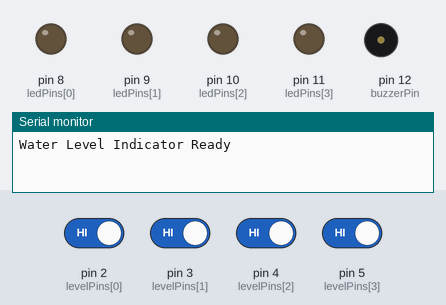
Recording of a sketch running on a simulated Arduino Uno, built with avr-gcc and run on an emulated ATmega328P. Parts: output pins drawn as LEDs (lit = HIGH), buzzer (waves = sounding, pin HIGH), the last lines printed to the serial monitor. The test bench sets the inputs (shaded band); at power-on: pin 2 (levelPins[0]), pin 3 (levelPins[1]), pin 4 (levelPins[2]), pin 5 (levelPins[3]) HIGH.

Above: at 0.75 s.
1.3 s: pin 2 (levelPins[0]) driven LOW
At 1.8 s:
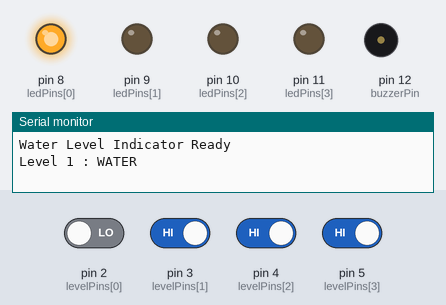
2.9 s: pin 3 (levelPins[1]) driven LOW
At 4.2 s:
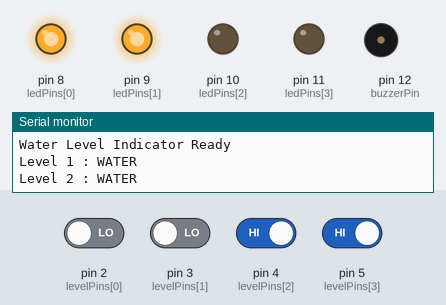
4.5 s: pin 4 (levelPins[2]) driven LOW
At 5.7 s:
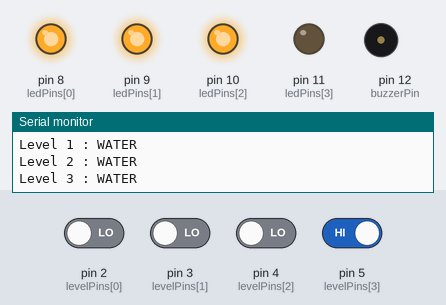
6.1 s: pin 5 (levelPins[3]) driven LOW
At 7.0 s:
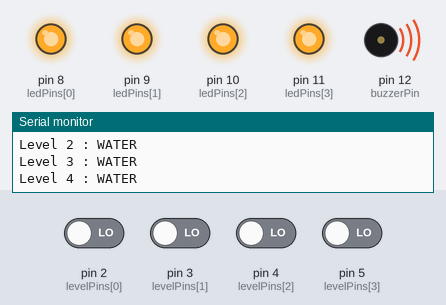
7.7 s: pin 2 (levelPins[0]) driven HIGH
At 8.3 s:
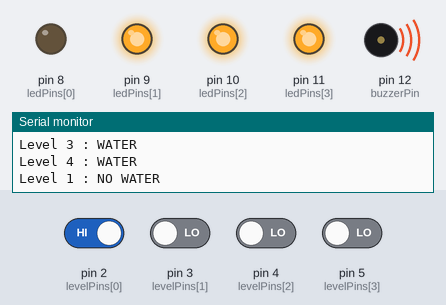
9.3 s: pin 3 (levelPins[1]) driven HIGH
At 10.8 s:
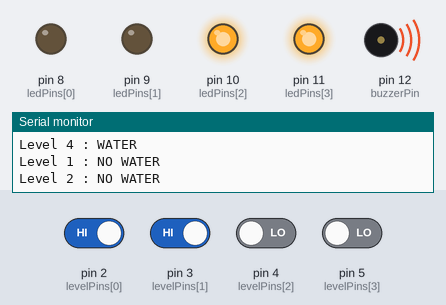
Timing chart, 0 to 11.9 s (numbered marks = the images above; inputs shaded):
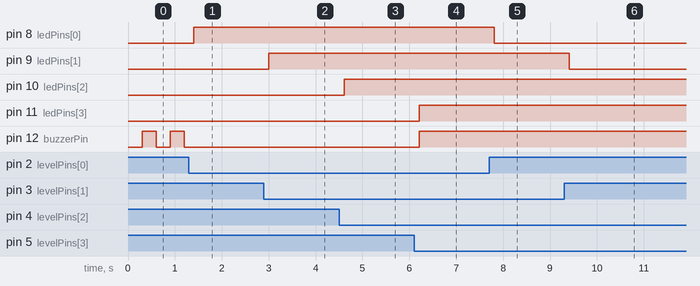

The sketch:

Water_level_indicator_Code.ino
```cpp
// Water Level Indicator (4-level) - Arduino
// Sensors are active LOW (connected to GND when water present).
// LEDs and buzzer driven with NPN transistors (Arduino sinks current).

const uint8_t levelPins[4] = {2, 3, 4, 5};    // sensor inputs (use INPUT_PULLUP)
const uint8_t ledPins[4]   = {8, 9, 10, 11};  // LED outputs (drive transistor base via 1k)
const uint8_t buzzerPin    = 12;              // buzzer output (drive transistor)
const unsigned long debounceDelay = 50;       // ms

// for simple debouncing
uint8_t levelState[4];        // stable state (0 = water present, 1 = no water because of pullup)
uint8_t lastReading[4];
unsigned long lastDebounceTime[4];

void setup() {
  Serial.begin(115200);
  // inputs with internal pullup
  for (uint8_t i = 0; i < 4; ++i) {
    pinMode(levelPins[i], INPUT_PULLUP);
    levelState[i] = digitalRead(levelPins[i]);
    lastReading[i] = levelState[i];
    lastDebounceTime[i] = 0;
  }
  // outputs
  for (uint8_t i = 0; i < 4; ++i) {
    pinMode(ledPins[i], OUTPUT);
    digitalWrite(ledPins[i], LOW); // transistor base low -> LEDs off
  }
  pinMode(buzzerPin, OUTPUT);
  digitalWrite(buzzerPin, LOW);
  Serial.println("Water Level Indicator Ready");
}

void loop() {
  // read and debounce sensors
  for (uint8_t i = 0; i < 4; ++i) {
    uint8_t reading = digitalRead(levelPins[i]);
    if (reading != lastReading[i]) {
      lastDebounceTime[i] = millis();
      lastReading[i] = reading;
    }
    if ((millis() - lastDebounceTime[i]) > debounceDelay) {
      if (reading != levelState[i]) {
        levelState[i] = reading; // stable value
        // report change
        Serial.print("Level ");
        Serial.print(i+1);
        Serial.print(levelState[i] == LOW ? " : WATER" : " : NO WATER");
        Serial.println();
      }
    }
  }

  // Control LEDs: show rising levels (if level 1 reached -> LED1 on, etc.)
  // Assuming levelPins[0] is lowest probe and [3] is highest.
  for (uint8_t i = 0; i < 4; ++i) {
    // levelState LOW means sensor is triggered (water)
    if (levelState[i] == LOW) {
      digitalWrite(ledPins[i], HIGH); // turn on LED (transistor base HIGH -> sink)
    } else {
      digitalWrite(ledPins[i], LOW);  // LED off
    }
  }

  // Buzzer logic examples:
  // - If highest level reached (top probe triggered) -> continuous buzzer
  // - If below lowest level (all sensors not triggered) -> short beep warning (low water)
  bool topLevel = (levelState[3] == LOW);
  bool anyLevel = (levelState[0] == LOW) || (levelState[1] == LOW) || (levelState[2] == LOW) || topLevel;

  if (topLevel) {
    // high water alarm
    digitalWrite(buzzerPin, HIGH);
  } else if (!anyLevel) {
    // low water -> intermittent beep
    unsigned long t = millis() / 300;
    digitalWrite(buzzerPin, (t % 2) ? HIGH : LOW);
  } else {
    digitalWrite(buzzerPin, LOW);
  }

  delay(50); // small loop delay
}
```

Measured:
- after the input at 1.3 s, pin 8 (ledPins[0]): LOW → HIGH after 0.10 s; pin 12 (buzzerPin): stops changing and stays LOW
- after the input at 2.9 s, pin 9 (ledPins[1]): LOW → HIGH after 0.11 s
- after the input at 4.5 s, pin 10 (ledPins[2]): LOW → HIGH after 0.11 s
- after the input at 6.1 s, pin 11 (ledPins[3]), pin 12 (buzzerPin): LOW → HIGH after 0.11 s
- after the input at 7.7 s, pin 8 (ledPins[0]): HIGH → LOW after 0.11 s
- after the input at 9.3 s, pin 9 (ledPins[1]): HIGH → LOW after 0.12 s
- by itself, pin 12 (buzzerPin): alternates HIGH for 0.30 s and LOW for 0.30 s
